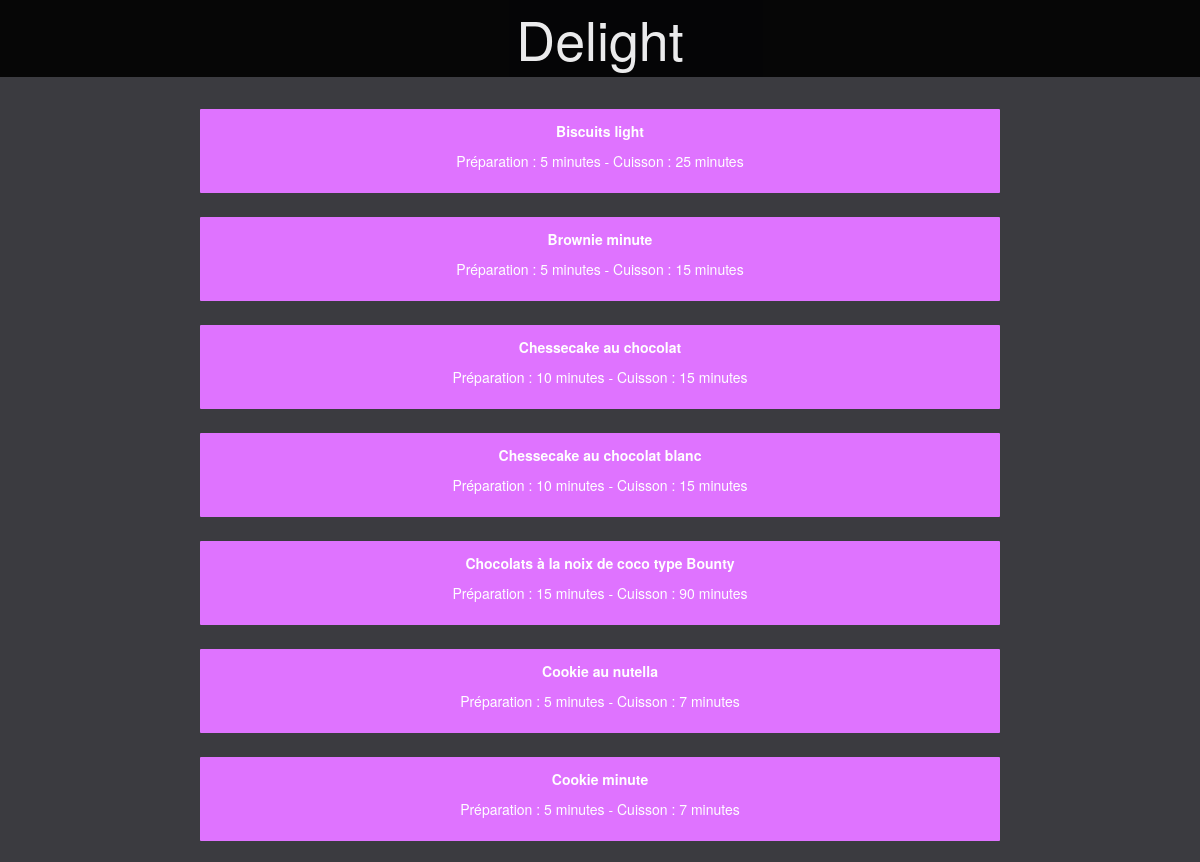
Before: /pageDessert.php (upper part) with the older database file.
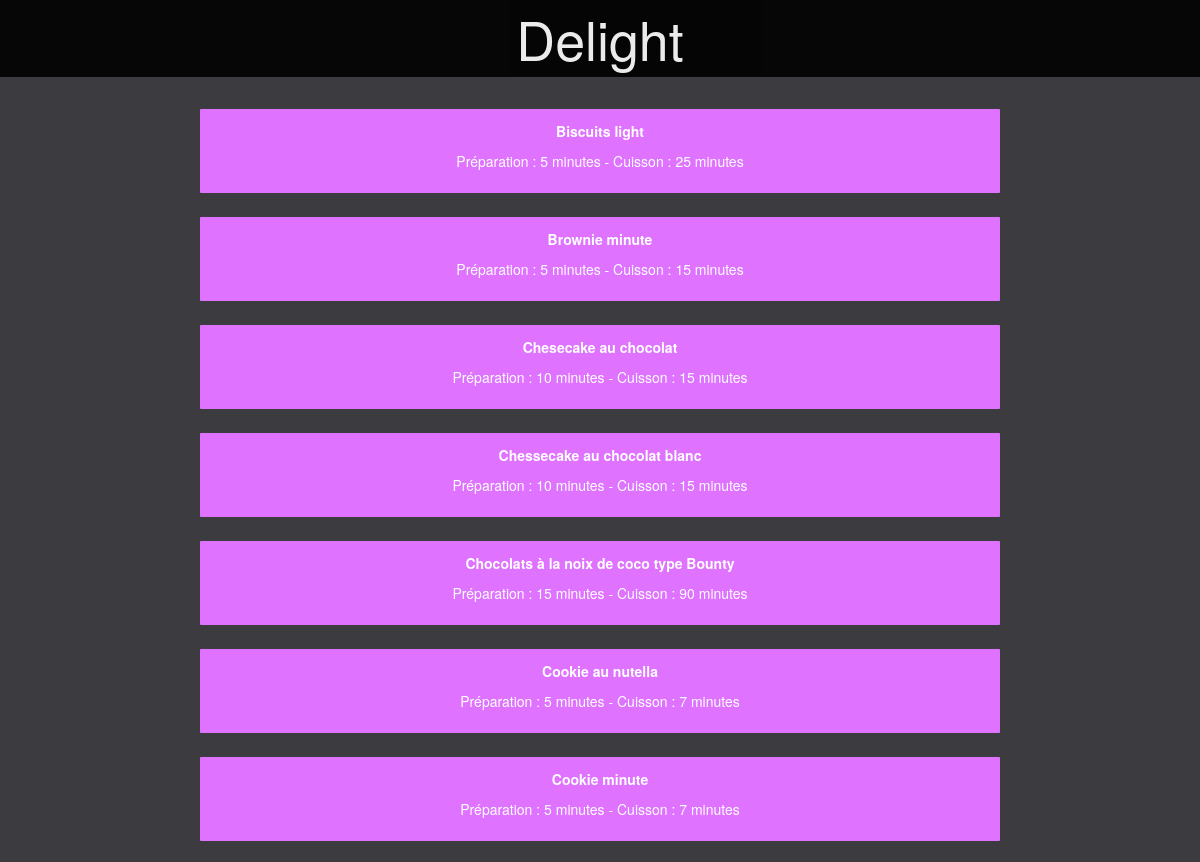
After: the same page with the newer database file.
### tables this page shows
create table recette (
    id int auto_increment, 
    nomrecette varchar(100) not null,
    nbPersonnes INT not NULL,
    description TEXT,
    preparation INT not null, 
    cuisson INT not null, 
    temperature VARCHAR(100) not null, 
    PRIMARY KEY(id)
);

### pageDessert.php (the view, shortened to what this page needs)
    <?php include("entete.php"); ?>
<?php
$reponse = $db->query('SELECT	  nomrecette
			            		, nomcategorie
			            		, recette.id AS recipeid
			            		, categorie.id
                                , description
                                , preparation
                                , cuisson
                                , temperature
			                FROM recette
			            	JOIN selection
			            			ON recette.id = id_recette
			            	JOIN categorie
			            			ON categorie.id = id_categorie
                            WHERE categorie.id = 3
                            ORDER BY nomrecette');
while ($donnees = $reponse->fetch())
{
?>
<div class="div-couleur3 col-md-offset-2 col-md-8 col-xs-offset-1 col-xs-10" >  <a href="pageRecette.php?id_recette=<?php echo $donnees['recipeid']?> ">
   <p class="titrerecette">
     <strong>
    <?php  echo $donnees['nomrecette']; ?> </strong>
   </p>
   <p class="titrerecette">
    Préparation : <?php echo $donnees['preparation']; ?> minutes   -
    Cuisson : <?php echo $donnees['cuisson']; ?> minutes  <br>
 </p>    <a/>
    </div>
<?php
}
?>
<?php include("pieddepage.php"); ?>

### entete.php (shortened to what this page needs)
  <!DOCTYPE html>
<html lang="en">
    <head>
       <link rel="stylesheet" type="text/css" href="assets/css/bootstrap.min.css">
        <link href="assets/css/style.css" rel="stylesheet">
    </head>
    <div class="header" >
    	<p id="titresite" class="titreheader" >
        <a href="pageAccueil.php" alt="Accueil">
                Delight
        </a>
      </p>
    </div>
 </head>
 <body>

### piedDePage.php (shortened to what this page needs)
</body>
</html>

### assets/css/style.css (style rules this page uses)
body { background: #3B3B40; color: #fff; }
a { text-decoration: none; color: #fff; }
.titrerecette { color: #fff; text-align: center; text-decoration: none; }
.header { background: black; color: #fff; height: -3%; text-align: center; font-size: 3.2em; opacity : 0.9; padding-top: 0%; padding-bottom: 0%; text-decoration: none; }
.div-couleur3 { background: #df73ff; border-radius: 1px; transition: all 0.2s; text-align: center; color: #fff; padding: 1% 1% 1% 1%; margin-top: 1%; margin-bottom: 1%; font-size: 1em; text-decoration: none; }
.titreheader { transition: all 0.2s; text-align: center; color: #fff; font-size: 1.1em; text-decoration: none; }
*,:after,:before { box-sizing:border-box }

Changed rows visible on the page:
changed recette: nomrecette "Chessecake au chocolat" → "Chesecake au chocolat"
